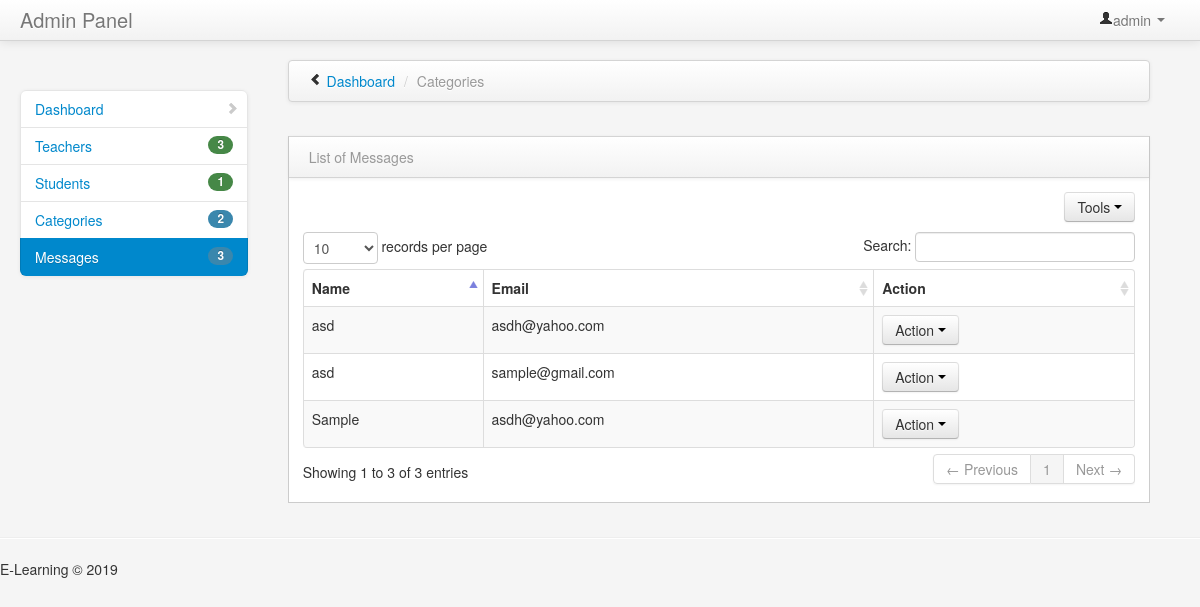
/admin/message/index.php (signed in), run on an earlier commit of the app's database.
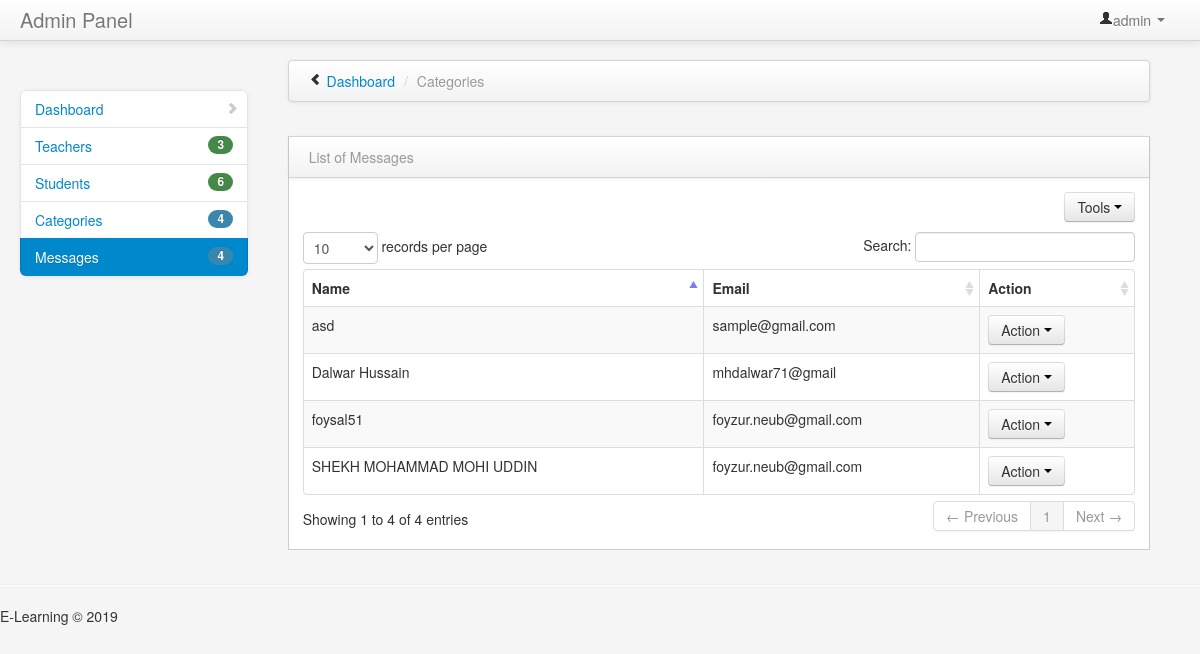
And on a later commit of the database.
### tables this page shows
CREATE TABLE `tbl_contact` (
  `contact_Id` int(11) NOT NULL,
  `name` varchar(255) DEFAULT NULL,
  `email` varchar(255) DEFAULT NULL,
  `phone` int(1) DEFAULT NULL,
  `subject` varchar(255) DEFAULT NULL,
  `message` text
);

### admin/message/index.php (the view, shortened to what the changed rows need)
<!DOCTYPE html>
<html class="no-js">
    <head>
        <link href="../../bootstrap/css/bootstrap.min.css" rel="stylesheet" media="screen">
        <link href="../../bootstrap/css/bootstrap-responsive.min.css" rel="stylesheet" media="screen">
        <link href="../../assets/styles.css" rel="stylesheet" media="screen">
        <link href="../../assets/DT_bootstrap.css" rel="stylesheet" media="screen">
    </head>
    <body>
        <div class="container-fluid">
            <div class="row-fluid">
                <div class="span3" id="sidebar">
                    <ul class="nav nav-list bs-docs-sidenav nav-collapse collapse">
                        <li>
                        <?php
                                    include '../../functions/connect.php';
                                    $result=mysqli_query($con,"SELECT count(*) as total from tbl_user");
                                    $data=mysqli_fetch_assoc($result);
                                    $percent = $data['total'];
                                    ?>
                            <a href="../students/index.php"><span class="badge badge-success pull-right"><?php echo $percent;?></span> Students</a>
                        </li>
                        <li >
                          <?php
                                    include '../../functions/connect.php';
                                    $result=mysqli_query($con,"SELECT count(*) as total from tbl_category");
                                    $data=mysqli_fetch_assoc($result);
                                    $percent = $data['total'];
                                    ?>
                            <a href="../category/index.php"><span class="badge badge-info pull-right"><?php echo $percent;?></span> Categories</a>
                        </li>
                        <li   class="active">
                        <?php
                                    include '../../functions/connect.php';
                                    $result=mysqli_query($con,"SELECT count(*) as total from tbl_contact");
                                    $data=mysqli_fetch_assoc($result);
                                    $percent = $data['total'];
                                    ?>
                            <a href="../message/index.php"><span class="badge badge-info pull-right"><?php echo $percent;?></span> Messages</a>
                        </li>
                    </ul>
                </div>
                <div class="span9" id="content">
                   <div class="row-fluid">
                        <div class="block">
                            <div class="block-content collapse in">
                                <div class="span12">
                                    <div class="btn-group pull-right">
                                         <button data-toggle="dropdown" class="btn dropdown-toggle">Tools <span class="caret"></span></button>
                                      </div>
                                      <br>
                                      <br>
                                    <table cellpadding="0" cellspacing="0" border="0" class="table table-striped table-bordered" id="example2">
                                           <thead>
                                        <tr>
                                            <th>Name</th>
                                            <th>Email</th>
                                            <th>Action</th>
                                        </tr>
                                    </thead>
                                    <tbody>
                                        <?php
                                        include "../../functions/connect.php";
                                        $sql = "SELECT * FROM `tbl_contact` order by `contact_Id` DESC";
                                        $run = mysqli_query($con,$sql);
                                        while($row=mysqli_fetch_array($run)){
                                            echo '<tr class="odd gradeX" id="rec">';
                                            echo "<td>".$row['name']."</td>";
                                                 echo "<td>".$row['email']."</td>";
                                             echo "<td>".
                                            '<div class="btn-group">
                                            <button type="button" class="btn btn-default btn-xs dropdown-toggle" data-toggle="dropdown" data-hover="dropdown" data-delay="500" data-close-others="false">
                                                Action
                                            <span class="caret"></span>
                                            </button>
                                            <ul class="dropdown-menu pull-right" role="menu">
                                            <li><a href="view.php?contact_Id='.$row["contact_Id"].'"><span class="glyphicon glyphicon-edit"></span> View</a></li>
                                            <li><a href="#"  contact_Id="'.$row['contact_Id'].'" class="delbutton" title="Click To Delete"><span class="glyphicon glyphicon-trash"></span> Delete</a></li>
                                            </ul>
                                            </div>'
                                                    ."</td>";
                                            echo "</tr>";
                                        }
                                        ?>
                                    </tbody>
                                    </table>
                                </div>
                            </div>
                        </div>
                    </div>
                    </div>
                </div>
            </div>
    </body>
</html>

What changed in the data, as far as the page shows it:
removed tbl_contact: name "Sample", email "asdh@yahoo.com"
removed tbl_contact: name "asd", email "asdh@yahoo.com"
added tbl_contact: name "foysal51", email "foyzur.neub@gmail.com"
added tbl_contact: name "Dalwar Hussain", email "mhdalwar71@gmail"
added tbl_contact: name "SHEKH MOHAMMAD MOHI UDDIN", email "foyzur.neub@gmail.com"
Also different on the page:
$percent: "1" → "6"
$percent: "2" → "4"
$percent: "3" → "4"
text written by a page script: "records per page Search: Showing 1 to 3 of 3 entries ← Previous 1 Next →" → "records per page Search: Showing 1 to 4 of 4 entries ← Previous 1 Next →"
